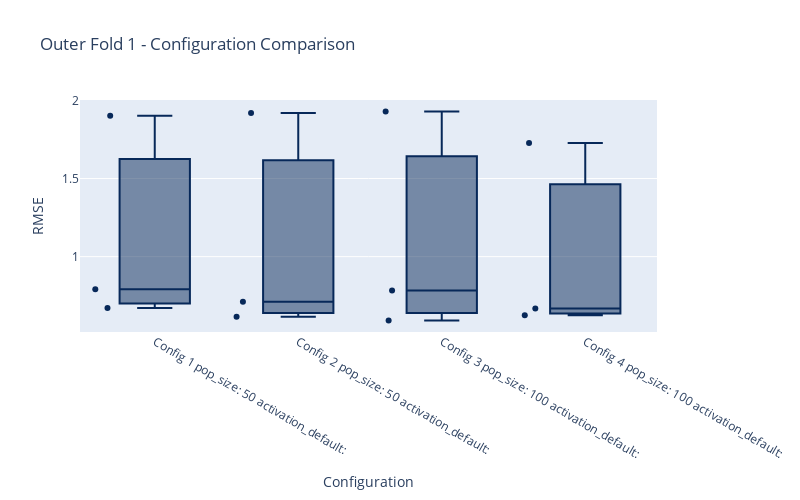
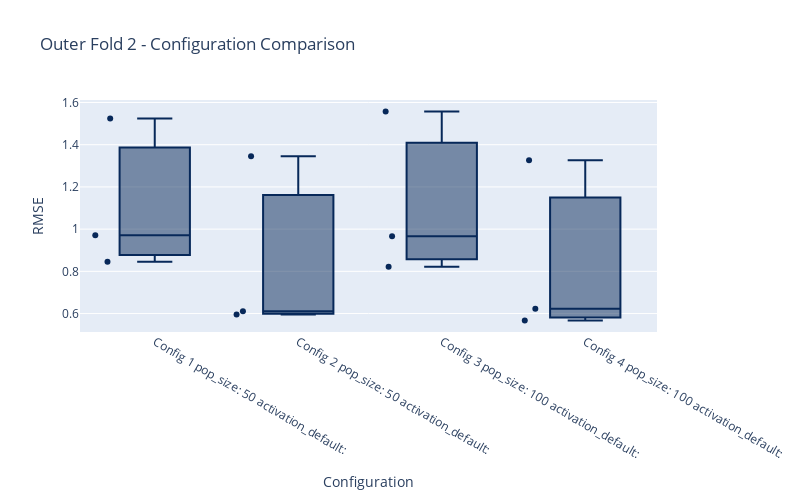
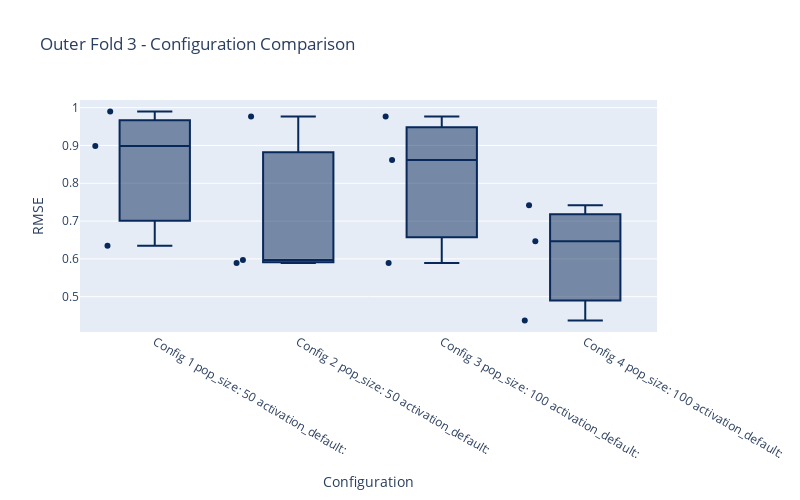
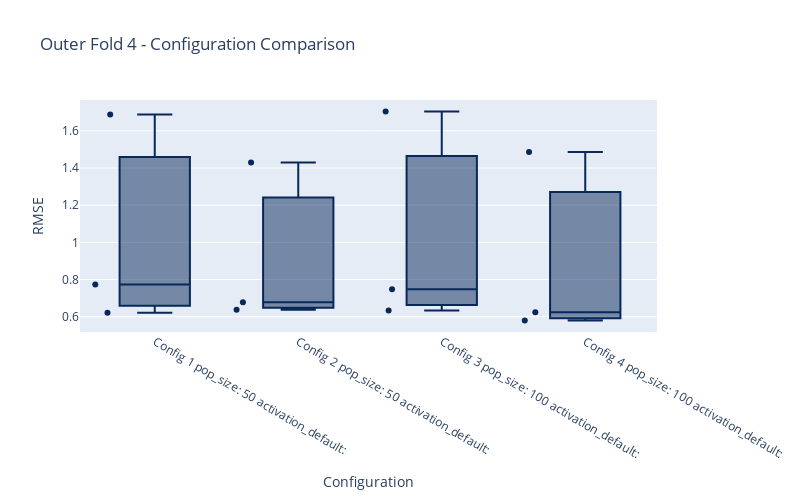

The notebook cell saved with these charts, in order:
### Code cell
# 3. Create Configuration Comparison Plots
def create_configuration_plots(df_results, best_models):
    # Get unique configurations
    unique_configs = df_results['config'].unique()
    config_dicts = [ast.literal_eval(conf) for conf in unique_configs]
    
    for fold_idx in df_results['outer_fold'].unique():
        df_fold = df_results[df_results['outer_fold'] == fold_idx].copy()
        
        # Create labels
        config_labels = {
            i: f"Config {i+1}\n" + "\n".join([f"{k}: {v}"[:20] for k, v in config_dicts[i].items()])
            for i in range(len(config_dicts))
        }
        df_fold['config_label'] = df_fold['config'].apply(
            lambda x: config_labels[list(unique_configs).index(x)])
        
        # Find best config
        best_config_str = json.dumps(best_models[fold_idx-1])
        best_mask = df_fold['config'] == best_config_str
        
        # Create plot
        fig = go.Figure()
        fig.add_trace(go.Box(
            x=df_fold['config_label'],
            y=df_fold['rmse'],
            boxpoints='all',
            jitter=0.3,
            marker_color='rgb(7,40,89)',
            line_color='rgb(7,40,89)'
        ))
        
        # Highlight best
        fig.add_trace(go.Scatter(
            x=df_fold[best_mask]['config_label'],
            y=df_fold[best_mask]['rmse'],
            mode='markers',
            marker=dict(color='red', size=10),
            name='Best Config'
        ))
        
        fig.update_layout(
            title=f'Outer Fold {fold_idx} - Configuration Comparison',
            yaxis_title='RMSE',
            xaxis_title='Configuration',
            width=800,
            height=500,
            showlegend=False
        )
        fig.show()

create_configuration_plots(df_results, best_models)

### Figure 1 — Plotly figure (JSON) as saved in the notebook; plotly's stock layout.template omitted (floating-point values rounded to 4 significant figures)
{"data": [{"boxpoints": "all", "jitter": 0.3, "line": {"color": "rgb(7,40,89)"}, "marker": {"color": "rgb(7,40,89)"}, "type": "box", "x": ["Config 1\npop_size: 50\nactivation_default: ", "Config 1\npop_size: 50\nactivation_default: ", "Config 1\npop_size: 50\nactivation_default: ", "Config 2\npop_size: 50\nactivation_default: ", "Config 2\npop_size: 50\nactivation_default: ", "Config 2\npop_size: 50\nactivation_default: ", "Config 3\npop_size: 100\nactivation_default: ", "Config 3\npop_size: 100\nactivation_default: ", "Config 3\npop_size: 100\nactivation_default: ", "Config 4\npop_size: 100\nactivation_default: ", "Config 4\npop_size: 100\nactivation_default: ", "Config 4\npop_size: 100\nactivation_default: "], "y": [1.903, 0.6705, 0.7912, 1.92, 0.7117, 0.6157, 1.929, 0.5918, 0.7828, 1.728, 0.6687, 0.6245]}, {"marker": {"color": "red", "size": 10}, "mode": "markers", "name": "Best Config", "type": "scatter", "x": [], "y": []}], "layout": {"height": 500, "showlegend": false, "title": {"text": "Outer Fold 1 - Configuration Comparison"}, "width": 800, "xaxis": {"title": {"text": "Configuration"}}, "yaxis": {"title": {"text": "RMSE"}}}}

### Figure 2 — Plotly figure (JSON) as saved in the notebook; plotly's stock layout.template omitted (floating-point values rounded to 4 significant figures)
{"data": [{"boxpoints": "all", "jitter": 0.3, "line": {"color": "rgb(7,40,89)"}, "marker": {"color": "rgb(7,40,89)"}, "type": "box", "x": ["Config 1\npop_size: 50\nactivation_default: ", "Config 1\npop_size: 50\nactivation_default: ", "Config 1\npop_size: 50\nactivation_default: ", "Config 2\npop_size: 50\nactivation_default: ", "Config 2\npop_size: 50\nactivation_default: ", "Config 2\npop_size: 50\nactivation_default: ", "Config 3\npop_size: 100\nactivation_default: ", "Config 3\npop_size: 100\nactivation_default: ", "Config 3\npop_size: 100\nactivation_default: ", "Config 4\npop_size: 100\nactivation_default: ", "Config 4\npop_size: 100\nactivation_default: ", "Config 4\npop_size: 100\nactivation_default: "], "y": [0.9712, 1.525, 0.8457, 0.6114, 1.345, 0.5953, 0.9664, 1.557, 0.8217, 0.6229, 1.326, 0.5676]}, {"marker": {"color": "red", "size": 10}, "mode": "markers", "name": "Best Config", "type": "scatter", "x": [], "y": []}], "layout": {"height": 500, "showlegend": false, "title": {"text": "Outer Fold 2 - Configuration Comparison"}, "width": 800, "xaxis": {"title": {"text": "Configuration"}}, "yaxis": {"title": {"text": "RMSE"}}}}

### Figure 3 — Plotly figure (JSON) as saved in the notebook; plotly's stock layout.template omitted (floating-point values rounded to 4 significant figures)
{"data": [{"boxpoints": "all", "jitter": 0.3, "line": {"color": "rgb(7,40,89)"}, "marker": {"color": "rgb(7,40,89)"}, "type": "box", "x": ["Config 1\npop_size: 50\nactivation_default: ", "Config 1\npop_size: 50\nactivation_default: ", "Config 1\npop_size: 50\nactivation_default: ", "Config 2\npop_size: 50\nactivation_default: ", "Config 2\npop_size: 50\nactivation_default: ", "Config 2\npop_size: 50\nactivation_default: ", "Config 3\npop_size: 100\nactivation_default: ", "Config 3\npop_size: 100\nactivation_default: ", "Config 3\npop_size: 100\nactivation_default: ", "Config 4\npop_size: 100\nactivation_default: ", "Config 4\npop_size: 100\nactivation_default: ", "Config 4\npop_size: 100\nactivation_default: "], "y": [0.6349, 0.9896, 0.8986, 0.5893, 0.9769, 0.597, 0.5889, 0.9769, 0.8613, 0.4373, 0.7418, 0.6468]}, {"marker": {"color": "red", "size": 10}, "mode": "markers", "name": "Best Config", "type": "scatter", "x": [], "y": []}], "layout": {"height": 500, "showlegend": false, "title": {"text": "Outer Fold 3 - Configuration Comparison"}, "width": 800, "xaxis": {"title": {"text": "Configuration"}}, "yaxis": {"title": {"text": "RMSE"}}}}

### Figure 4 — Plotly figure (JSON) as saved in the notebook; plotly's stock layout.template omitted (floating-point values rounded to 4 significant figures)
{"data": [{"boxpoints": "all", "jitter": 0.3, "line": {"color": "rgb(7,40,89)"}, "marker": {"color": "rgb(7,40,89)"}, "type": "box", "x": ["Config 1\npop_size: 50\nactivation_default: ", "Config 1\npop_size: 50\nactivation_default: ", "Config 1\npop_size: 50\nactivation_default: ", "Config 2\npop_size: 50\nactivation_default: ", "Config 2\npop_size: 50\nactivation_default: ", "Config 2\npop_size: 50\nactivation_default: ", "Config 3\npop_size: 100\nactivation_default: ", "Config 3\npop_size: 100\nactivation_default: ", "Config 3\npop_size: 100\nactivation_default: ", "Config 4\npop_size: 100\nactivation_default: ", "Config 4\npop_size: 100\nactivation_default: ", "Config 4\npop_size: 100\nactivation_default: "], "y": [0.7739, 0.6208, 1.689, 0.6777, 0.6376, 1.429, 0.7481, 0.6339, 1.704, 0.5802, 0.6241, 1.486]}, {"marker": {"color": "red", "size": 10}, "mode": "markers", "name": "Best Config", "type": "scatter", "x": [], "y": []}], "layout": {"height": 500, "showlegend": false, "title": {"text": "Outer Fold 4 - Configuration Comparison"}, "width": 800, "xaxis": {"title": {"text": "Configuration"}}, "yaxis": {"title": {"text": "RMSE"}}}}
